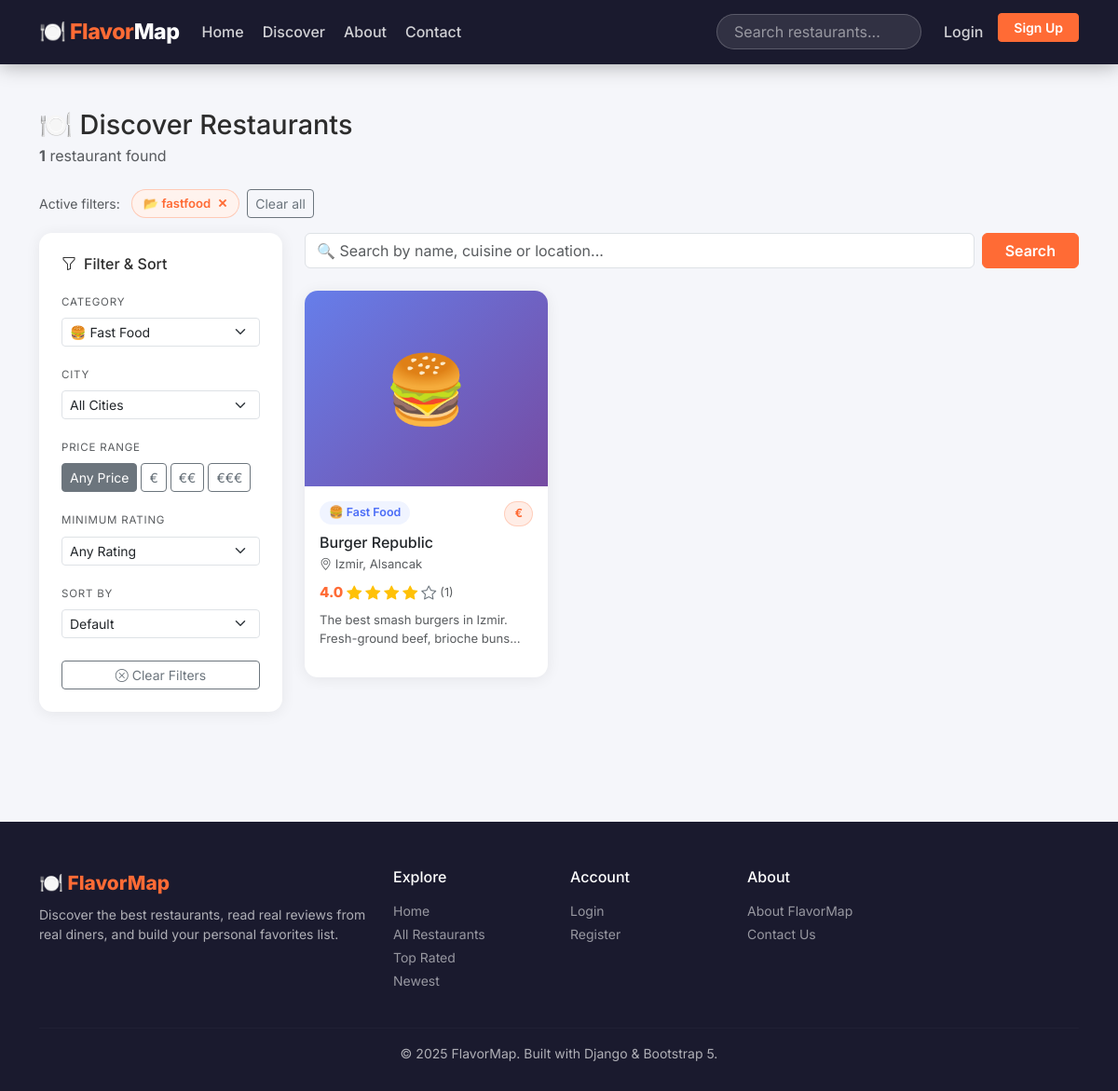
Screenshot of /restaurants/?category=fastfood with the database file from the repository.
### restaurants/models.py (models this page shows, shortened)
class Category(models.Model):
    name = models.CharField(max_length=100)
    slug = models.SlugField(unique=True)
    icon = models.CharField(max_length=10, default='🍽️')
    description = models.TextField(blank=True)
    created_at = models.DateTimeField(auto_now_add=True)
    class Meta:
        verbose_name_plural = 'categories'
        ordering = ['name']

class Restaurant(models.Model):
    PRICE_CHOICES = [
        ('€',   '€ — Budget-friendly'),
        ('€€',  '€€ — Mid-range'),
        ('€€€', '€€€ — Fine Dining'),
    ]
    name = models.CharField(max_length=200)
    description = models.TextField()
    address = models.CharField(max_length=300)
    city = models.CharField(max_length=100)
    district = models.CharField(max_length=100, blank=True)
    phone = models.CharField(max_length=30, blank=True)
    email = models.EmailField(blank=True)
    website = models.URLField(blank=True)
    price_range = models.CharField(max_length=5, choices=PRICE_CHOICES, default='€€')
    category = models.ForeignKey(
        Category, on_delete=models.SET_NULL, null=True,
        related_name='restaurants'
    )
    owner = models.ForeignKey(
        User, on_delete=models.SET_NULL, null=True, blank=True,
        related_name='owned_restaurants'
    )
    is_claimed = models.BooleanField(default=False)
    latitude = models.DecimalField(max_digits=9, decimal_places=6, null=True, blank=True)
    longitude = models.DecimalField(max_digits=9, decimal_places=6, null=True, blank=True)
    main_photo = models.ImageField(upload_to='restaurants/main/', blank=True, null=True)
    created_at = models.DateTimeField(auto_now_add=True)
    updated_at = models.DateTimeField(auto_now=True)
    class Meta:
        ordering = ['-created_at']

### restaurants/views.py (the view, shortened to what this page needs)
# urls.py: path('restaurants/',            views.restaurant_list,   name='restaurant_list'),
def restaurant_list(request):
    qs = Restaurant.objects.select_related('category').annotate(
        avg_r=Avg('reviews__rating'),
        rev_count=Count('reviews'),
    )
    form = SearchFilterForm(request.GET or None)
    cities = Restaurant.objects.values_list('city', flat=True).distinct().order_by('city')
    categories_qs = Category.objects.all().order_by('name')
    form.fields['city'].choices = [('', 'All Cities')] + [(c, c) for c in cities]
    form.fields['category'].choices = [('', 'All Categories')] + [
        (cat.slug, f"{cat.icon} {cat.name}") for cat in categories_qs
    ]
    q          = request.GET.get('q', '').strip()
    category   = request.GET.get('category', '')
    city       = request.GET.get('city', '')
    price      = request.GET.get('price_range', '')
    min_rating = request.GET.get('min_rating', '')
    sort       = request.GET.get('sort', '')
    if category:
        qs = qs.filter(category__slug=category)
    if city:
        qs = qs.filter(city__iexact=city)
    if price:
        qs = qs.filter(price_range=price)
    if min_rating:
        qs = qs.filter(avg_r__gte=float(min_rating))
    SORT_MAP = {
        'rating':     '-avg_r',
        'newest':     '-created_at',
        'reviews':    '-rev_count',
        'price_asc':  'price_range',
        'price_desc': '-price_range',
    }
    qs = qs.order_by(SORT_MAP.get(sort, '-created_at'))
    paginator = Paginator(qs, 12)
    page_obj  = paginator.get_page(request.GET.get('page'))
    get_copy = request.GET.copy()
    get_copy.pop('page', None)
    context = {
        'page_title':   'Discover Restaurants',
        'restaurants':  page_obj,
        'form':         form,
        'categories':   categories_qs,
        'cities':       cities,
        'total_count':  paginator.count,
        'query_string': get_copy.urlencode(),
        'active_q':          q,
        'active_category':   category,
        'active_city':       city,
        'active_price':      price,
        'active_min_rating': min_rating,
        'active_sort':       sort,
    }
    return render(request, 'restaurants/restaurant_list.html', context)

### restaurants/forms.py
class SearchFilterForm(forms.Form):
    SORT_CHOICES = [
        ('',          'Default'),
        ('rating',    '⭐ Highest Rated'),
        ('newest',    '🆕 Newest First'),
        ('reviews',   '💬 Most Reviewed'),
        ('price_asc', '💸 Price: Low → High'),
        ('price_desc','💰 Price: High → Low'),
    ]
    RATING_CHOICES = [
        ('', 'Any Rating'),
        ('3', '3+ Stars'),
        ('4', '4+ Stars'),
        ('4.5', '4.5+ Stars'),
    ]
    q = forms.CharField(
        required=False,
        label='',
        widget=forms.TextInput(attrs={
            'placeholder': '🔍 Search restaurants, cuisines, locations...',
            'class': 'form-control',
        })
    )
    category = forms.ChoiceField(required=False, choices=[], label='Category')
    city = forms.ChoiceField(required=False, choices=[], label='City')
    price_range = forms.ChoiceField(
        required=False,
        choices=[('', 'Any Price'), ('€', '€'), ('€€', '€€'), ('€€€', '€€€')],
        label='Price'
    )
    min_rating = forms.ChoiceField(required=False, choices=RATING_CHOICES, label='Min Rating')
    sort = forms.ChoiceField(required=False, choices=SORT_CHOICES, label='Sort By')

### restaurants/templatetags/restaurant_tags.py (called while the page is built)
@register.filter
def bs_stars(avg):
    avg   = float(avg or 0)
    full  = int(avg)
    half  = 1 if (avg - full) >= 0.5 else 0
    empty = 5 - full - half
    html  = ''
    html += '<i class="bi bi-star-fill text-warning"></i>' * full
    html += '<i class="bi bi-star-half text-warning"></i>' * half
    html += '<i class="bi bi-star text-secondary"></i>'    * empty
    return mark_safe(html)

@register.simple_tag(takes_context=True)
def query_transform(context, **kwargs):
    request  = context.get('request')
    if not request:
        return ''
    params   = request.GET.copy()
    for key, val in kwargs.items():
        params[key] = val
    return params.urlencode()

### restaurants/templates/restaurants/restaurant_list.html (shortened to what this page needs)
{% extends 'restaurants/base.html' %}
{% load restaurant_tags %}
{% block content %}
<div class="container py-5">
  <div class="d-flex justify-content-between align-items-start mb-4 flex-wrap gap-3">
    <div>
      <h1 class="fw-800 mb-1" style="font-size:1.8rem;">🍽️ Discover Restaurants</h1>
      <p class="text-muted mb-0">
        <strong>{{ total_count }}</strong> restaurant{{ total_count|pluralize }} found
      </p>
    </div>
  </div>
  {% if active_q or active_category or active_city or active_price or active_min_rating %}
  <div class="d-flex flex-wrap gap-2 mb-3">
    <span class="text-muted small me-1 align-self-center">Active filters:</span>
    {% if active_category %}<span class="filter-chip">📂 {{ active_category }} <a href="?{% query_transform category='' %}">✕</a></span>{% endif %}
    <a href="{% url 'restaurant_list' %}" class="btn btn-sm btn-outline-secondary">Clear all</a>
  </div>
  {% endif %}
  <div class="row g-4">
    <div class="col-lg-3">
      <div class="fm-card p-4 sticky-sidebar">
        <h6 class="fw-700 mb-3"><i class="bi bi-funnel me-2"></i>Filter & Sort</h6>
        <form method="get" id="filterForm">
          <div class="mb-3">
            <label class="form-label small fw-600 text-muted text-uppercase" style="font-size:.72rem; letter-spacing:.8px;">Category</label>
            <select name="category" class="form-select form-select-sm auto-submit">
              {% for cat in categories %}
              <option value="{{ cat.slug }}" {% if active_category == cat.slug %}selected{% endif %}>
                {{ cat.icon }} {{ cat.name }}
              </option>
              {% endfor %}
            </select>
          </div>
          <div class="mb-3">
            <label class="form-label small fw-600 text-muted text-uppercase" style="font-size:.72rem; letter-spacing:.8px;">City</label>
            <select name="city" class="form-select form-select-sm auto-submit">
              <option value="">All Cities</option>
            </select>
          </div>
          <div class="mb-3">
            <label class="form-label small fw-600 text-muted text-uppercase" style="font-size:.72rem; letter-spacing:.8px;">Price Range</label>
            <div class="d-flex gap-1 flex-wrap">
              {% for val, label in form.fields.price_range.choices %}
              <div>
                <label class="btn btn-sm btn-outline-secondary" for="price{{ forloop.counter }}">
                  {{ label }}
                </label>
              </div>
              {% endfor %}
            </div>
          </div>
          <div class="mb-3">
            <label class="form-label small fw-600 text-muted text-uppercase" style="font-size:.72rem; letter-spacing:.8px;">Minimum Rating</label>
            <select name="min_rating" class="form-select form-select-sm auto-submit">
              <option value="">Any Rating</option>
            </select>
          </div>
          <div class="mb-4">
            <label class="form-label small fw-600 text-muted text-uppercase" style="font-size:.72rem; letter-spacing:.8px;">Sort By</label>
            <select name="sort" class="form-select form-select-sm auto-submit">
              <option value="">Default</option>
            </select>
          </div>
          <a href="{% url 'restaurant_list' %}" class="btn btn-outline-secondary btn-sm w-100">
            <i class="bi bi-x-circle me-1"></i>Clear Filters
          </a>
        </form>
      </div>
    </div>
    <div class="col-lg-9">
      <div class="d-none d-lg-block mb-4">
        <form action="{% url 'restaurant_list' %}" method="get" class="d-flex gap-2">
          <input type="text" name="q" class="form-control"
                 placeholder="🔍 Search by name, cuisine or location..." value="{{ active_q }}">
          <button class="btn btn-primary px-4" type="submit">Search</button>
        </form>
      </div>
      <div class="row g-4">
        {% for r in restaurants %}
        <div class="col-sm-6 col-xl-4">
          <div class="fm-card card h-100">
            {% if r.main_photo %}
            <img src="{{ r.main_photo.url }}" class="card-img-top" alt="{{ r.name }}">
            {% else %}
            <div class="fm-card-placeholder"
                 style="background: linear-gradient(135deg,
                   {% cycle '#667eea,#764ba2' '#f093fb,#f5576c' '#4facfe,#00f2fe' '#43e97b,#38f9d7' '#fa709a,#fee140' '#a18cd1,#fbc2eb' %});">
              {{ r.category.icon }}
            </div>
            {% endif %}
            <div class="card-body p-3 d-flex flex-column">
              <div class="d-flex justify-content-between align-items-start mb-2">
                <span class="badge-category">{{ r.category.icon }} {{ r.category.name }}</span>
                <span class="badge-price">{{ r.price_range }}</span>
              </div>
              <h6 class="fw-700 mb-1" style="font-size:1rem;">
                <a href="{% url 'restaurant_detail' r.pk %}" class="text-dark text-decoration-none stretched-link">
                  {{ r.name }}
                </a>
              </h6>
              <p class="text-muted mb-2" style="font-size:.82rem;">
                <i class="bi bi-geo-alt"></i>
                {{ r.city }}{% if r.district %}, {{ r.district }}{% endif %}
              </p>
              <div class="d-flex align-items-center gap-1 mb-2">
                {% with avg=r.avg_r|default:0 %}
                <span class="rating-number" style="font-size:.95rem;">{{ avg|floatformat:1 }}</span>
                {{ avg|bs_stars }}
                <span class="text-muted" style="font-size:.78rem;">({{ r.rev_count }})</span>
                {% endwith %}
              </div>
              <p class="text-muted flex-grow-1" style="font-size:.82rem; -webkit-line-clamp:2; display:-webkit-box; -webkit-box-orient:vertical; overflow:hidden;">
                {{ r.description|truncatechars:80 }}
              </p>
            </div>
          </div>
        </div>
        {% endfor %}
      </div>
    </div>
  </div>
</div>
{% endblock %}

### restaurants/templates/restaurants/base.html (style rules this page uses)
:root { --fm-orange: #FF6B35; --fm-orange-dark: #E55527; --fm-dark: #1a1a2e; --fm-navy: #16213e; --fm-card-shadow: 0 2px 16px rgba(0,0,0,.07); --fm-card-hover: 0 8px 32px rgba(0,0,0,.13); --fm-radius: 14px; --fm-radius-sm: 8px; }
* { box-sizing: border-box; }
body { font-family: 'Inter', system-ui, -apple-system, sans-serif; background: #f5f6fa; color: #2d2d2d; }
.btn-primary { background: var(--fm-orange); border-color: var(--fm-orange); font-weight: 600; }
.fm-card { background: #fff; border: none; border-radius: var(--fm-radius); box-shadow: var(--fm-card-shadow); transition: transform .22s ease, box-shadow .22s ease; overflow: hidden; }
.fm-card-placeholder { height: 210px; display: flex; align-items: center; justify-content: center; font-size: 4.5rem; }
.badge-price { background: rgba(255,107,53,.12); color: var(--fm-orange); border: 1px solid rgba(255,107,53,.25); border-radius: 20px; padding: 3px 10px; font-size: .78rem; font-weight: 700; }
.badge-category { background: #f0f4ff; color: #4a6cf7; border-radius: 20px; padding: 3px 10px; font-size: .78rem; font-weight: 600; }
.sticky-sidebar { position: sticky; top: 84px; }
.filter-chip { display: inline-flex; align-items: center; gap: 5px; background: #fff3ee; color: var(--fm-orange); border: 1px solid rgba(255,107,53,.3); border-radius: 20px; padding: 4px 12px; font-size: .82rem; font-weight: 600; }
.filter-chip a { color: inherit; text-decoration: none; margin-left: 2px; }
.rating-number { font-weight: 800; font-size: 1.1rem; color: var(--fm-orange); }

### rows the page displays
Category: slug "fastfood"
Restaurant: category.icon "🍔", category.name "Fast Food", price_range "€", name "Burger Republic", city "Izmir", district "Alsancak", value "4.0", rev_count "1", description "The best smash burgers in Izmir. Fresh-ground beef, brioche…"

### other values shown
{{ total_count }} "1"
{{ label }} "Any Price" "€" "€€" "€€€"
form field category "🍔 Fast Food"
